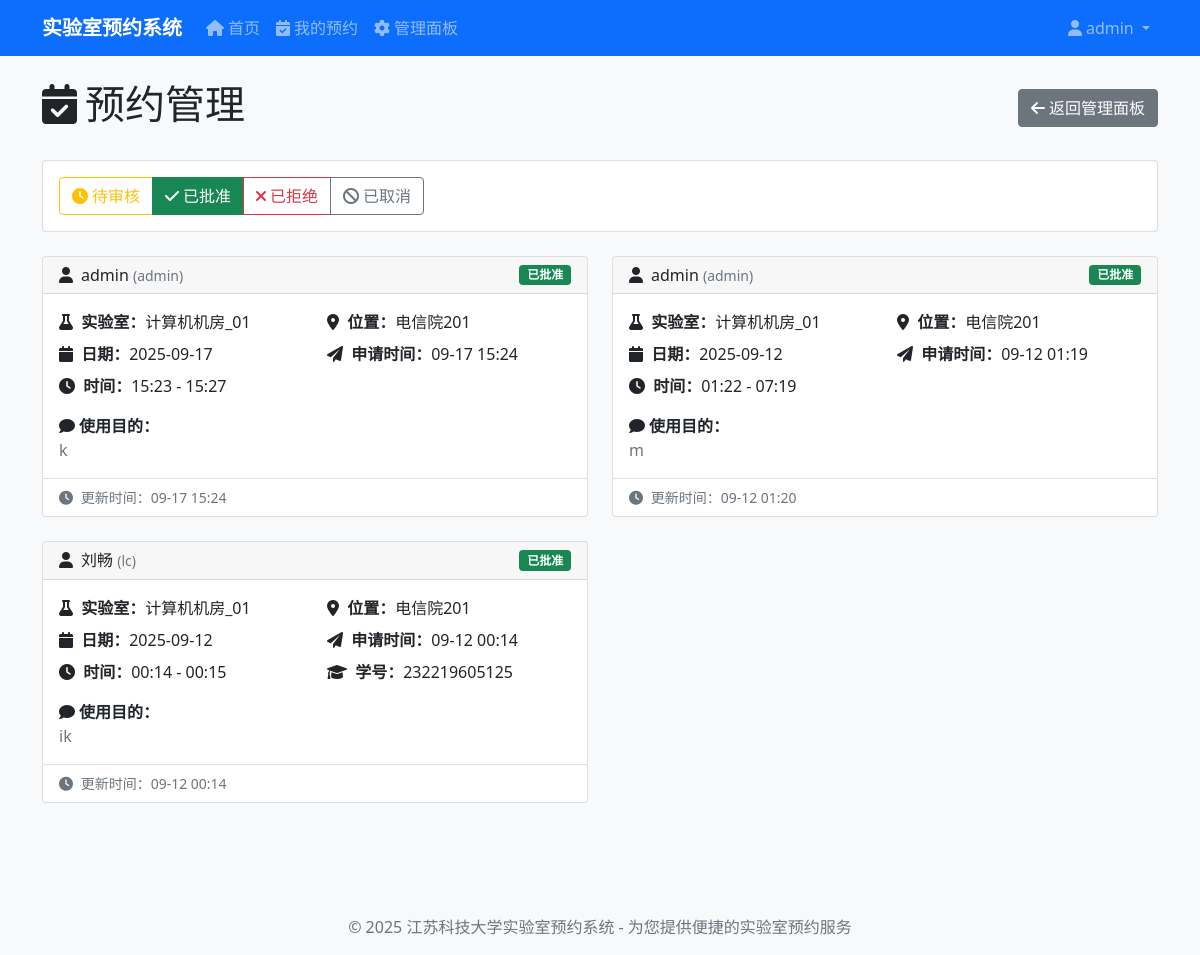
The app's page /admin-panel/reservations/?status=approved (signed in) with its own data.
### reservations/models.py (models this page shows, shortened)
class Reservation(models.Model):
    STATUS_CHOICES = [
        ('pending', '待审核'),
        ('approved', '已批准'),
        ('rejected', '已拒绝'),
        ('cancelled', '已取消'),
        ('completed', '已完成'),
    ]
    user = models.ForeignKey(User, on_delete=models.CASCADE, verbose_name="预约用户")
    laboratory = models.ForeignKey(Laboratory, on_delete=models.CASCADE, verbose_name="实验室")
    date = models.DateField(verbose_name="预约日期")
    start_time = models.TimeField(verbose_name="开始时间")
    end_time = models.TimeField(verbose_name="结束时间")
    purpose = models.TextField(verbose_name="使用目的")
    status = models.CharField(max_length=20, choices=STATUS_CHOICES, default='pending', verbose_name="状态")
    created_at = models.DateTimeField(auto_now_add=True, verbose_name="申请时间")
    updated_at = models.DateTimeField(auto_now=True, verbose_name="更新时间")
    admin_comment = models.TextField(blank=True, verbose_name="管理员备注")
    class Meta:
        verbose_name = "预约记录"
        verbose_name_plural = "预约记录"
        ordering = ['-created_at']

class Laboratory(models.Model):
    CATEGORY_CHOICES = [
        ('physics', '物理'),
        ('chemistry', '化学'),
        ('biology', '生物'),
        ('computer', '计算机'),
        ('engineering', '工程'),
        ('mathematics', '数学'),
        ('electronics', '电子'),
        ('materials', '材料'),
        ('environmental', '环境'),
        ('medical', '医学'),
        ('other', '其他'),
    ]
    name = models.CharField(max_length=100, verbose_name="实验室名称")
    category = models.CharField(max_length=20, choices=CATEGORY_CHOICES, default='other', verbose_name="科目分类")
    location = models.CharField(max_length=200, verbose_name="位置")
    capacity = models.PositiveIntegerField(verbose_name="容量")
    equipment = models.TextField(verbose_name="设备描述", blank=True)
    description = models.TextField(verbose_name="实验室描述", blank=True)
    is_active = models.BooleanField(default=True, verbose_name="是否可用")
    created_at = models.DateTimeField(auto_now_add=True, verbose_name="创建时间")
    class Meta:
        verbose_name = "实验室"
        verbose_name_plural = "实验室"
        ordering = ['category', 'name']

class UserProfile(models.Model):
    user = models.OneToOneField(User, on_delete=models.CASCADE, verbose_name="用户")
    student_id = models.CharField(max_length=20, unique=True, verbose_name="学号")
    phone = models.CharField(max_length=20, verbose_name="电话")
    department = models.CharField(max_length=100, verbose_name="院系")
    class Meta:
        verbose_name = "用户信息"
        verbose_name_plural = "用户信息"

### reservations/views.py (the view)
# urls.py: path('admin-panel/reservations/', views.admin_reservations, name='admin_reservations'),
@user_passes_test(is_admin)
def admin_reservations(request):
    status_filter = request.GET.get('status', 'pending')
    reservations = Reservation.objects.filter(status=status_filter).order_by('-created_at')
    context = {
        'reservations': reservations,
        'status_filter': status_filter,
    }
    return render(request, 'reservations/admin_reservations.html', context)

### reservations/views.py (called while the page is built)
def is_admin(user):
    return user.is_staff or user.is_superuser

### reservations/templates/reservations/admin_reservations.html (shortened to what this page needs)
{% extends 'reservations/base.html' %}
{% block content %}
<div class="row">
    <div class="col-12">
        <div class="d-flex justify-content-between align-items-center mb-4">
            <h1><i class="fas fa-calendar-check me-2"></i>预约管理</h1>
            <a href="{% url 'reservations:admin_panel' %}" class="btn btn-secondary">
                <i class="fas fa-arrow-left me-1"></i>返回管理面板
            </a>
        </div>
        <div class="card mb-4">
            <div class="card-body">
                <div class="btn-group" role="group">
                    <a href="{% url 'reservations:admin_reservations' %}?status=pending"
                       class="btn {% if status_filter == 'pending' %}btn-warning{% else %}btn-outline-warning{% endif %}">
                        <i class="fas fa-clock me-1"></i>待审核
                    </a>
                    <a href="{% url 'reservations:admin_reservations' %}?status=approved"
                       class="btn {% if status_filter == 'approved' %}btn-success{% else %}btn-outline-success{% endif %}">
                        <i class="fas fa-check me-1"></i>已批准
                    </a>
                    <a href="{% url 'reservations:admin_reservations' %}?status=rejected"
                       class="btn {% if status_filter == 'rejected' %}btn-danger{% else %}btn-outline-danger{% endif %}">
                        <i class="fas fa-times me-1"></i>已拒绝
                    </a>
                    <a href="{% url 'reservations:admin_reservations' %}?status=cancelled"
                       class="btn {% if status_filter == 'cancelled' %}btn-secondary{% else %}btn-outline-secondary{% endif %}">
                        <i class="fas fa-ban me-1"></i>已取消
                    </a>
                </div>
            </div>
        </div>
        {% if reservations %}
            <div class="row">
                {% for reservation in reservations %}
                    <div class="col-lg-6 mb-4">
                        <div class="card">
                            <div class="card-header d-flex justify-content-between align-items-center">
                                <h6 class="mb-0">
                                    <i class="fas fa-user me-2"></i>{{ reservation.user.first_name|default:reservation.user.username }}
                                    <small class="text-muted">({{ reservation.user.username }})</small>
                                </h6>
                                <span class="badge
                                    {% if reservation.status == 'pending' %}bg-warning
                                    {% elif reservation.status == 'approved' %}bg-success
                                    {% elif reservation.status == 'rejected' %}bg-danger
                                    {% elif reservation.status == 'cancelled' %}bg-secondary
                                    {% endif %}">
                                    {{ reservation.get_status_display }}
                                </span>
                            </div>
                            <div class="card-body">
                                <div class="row">
                                    <div class="col-6">
                                        <p class="mb-2">
                                            <i class="fas fa-flask me-1"></i>
                                            <strong>实验室：</strong>{{ reservation.laboratory.name }}
                                        </p>
                                        <p class="mb-2">
                                            <i class="fas fa-calendar me-1"></i>
                                            <strong>日期：</strong>{{ reservation.date|date:"Y-m-d" }}
                                        </p>
                                        <p class="mb-2">
                                            <i class="fas fa-clock me-1"></i>
                                            <strong>时间：</strong>{{ reservation.start_time|time:"H:i" }} - {{ reservation.end_time|time:"H:i" }}
                                        </p>
                                    </div>
                                    <div class="col-6">
                                        <p class="mb-2">
                                            <i class="fas fa-map-marker-alt me-1"></i>
                                            <strong>位置：</strong>{{ reservation.laboratory.location }}
                                        </p>
                                        <p class="mb-2">
                                            <i class="fas fa-paper-plane me-1"></i>
                                            <strong>申请时间：</strong>{{ reservation.created_at|date:"m-d H:i" }}
                                        </p>
                                        {% if reservation.user.userprofile %}
                                            <p class="mb-2">
                                                <i class="fas fa-graduation-cap me-1"></i>
                                                <strong>学号：</strong>{{ reservation.user.userprofile.student_id }}
                                            </p>
                                        {% endif %}
                                    </div>
                                </div>
                                {% if reservation.purpose %}
                                    <div class="mt-2">
                                        <strong><i class="fas fa-comment me-1"></i>使用目的：</strong>
                                        <p class="text-muted mb-0">{{ reservation.purpose }}</p>
                                    </div>
                                {% endif %}
                            </div>
                            <div class="card-footer bg-transparent">
                                <div class="d-flex justify-content-between align-items-center">
                                    <small class="text-muted">
                                        <i class="fas fa-clock me-1"></i>
                                        更新时间：{{ reservation.updated_at|date:"m-d H:i" }}
                                    </small>
                                </div>
                            </div>
                        </div>
                    </div>
                {% endfor %}
            </div>
        {% else %}
            <div class="text-center py-5">
                <i class="fas fa-calendar-times fa-3x text-muted mb-3"></i>
                <h3 class="text-muted">暂无{{ status_filter|default:"待审核" }}的预约</h3>
                <p class="text-muted">当前没有需要处理的预约申请</p>
            </div>
        {% endif %}
    </div>
</div>
{% endblock %}

### reservations/templates/reservations/base.html (shortened to what this page needs)
<!DOCTYPE html>
<html lang="zh-CN">
<head>
    <link href="https://cdn.jsdelivr.net/npm/bootstrap@5.1.3/dist/css/bootstrap.min.css" rel="stylesheet">
    <link href="https://cdnjs.cloudflare.com/ajax/libs/font-awesome/6.0.0/css/all.min.css" rel="stylesheet">
</head>
<body>
    <nav class="navbar navbar-expand-lg navbar-dark bg-primary">
        <div class="container">
            <a class="navbar-brand" href="{% url 'reservations:laboratory_list' %}">
                实验室预约系统
            </a>
            <div class="collapse navbar-collapse" id="navbarNav">
                <ul class="navbar-nav me-auto">
                    <li class="nav-item">
                        <a class="nav-link" href="{% url 'reservations:laboratory_list' %}">
                            <i class="fas fa-home me-1"></i>首页
                        </a>
                    </li>
                    {% if user.is_authenticated %}
                        <li class="nav-item">
                            <a class="nav-link" href="{% url 'reservations:my_reservations' %}">
                                <i class="fas fa-calendar-check me-1"></i>我的预约
                            </a>
                        </li>
                        {% if user.is_staff %}
                            <li class="nav-item">
                                <a class="nav-link" href="{% url 'reservations:admin_panel' %}">
                                    <i class="fas fa-cog me-1"></i>管理面板
                                </a>
                            </li>
                        {% endif %}
                    {% endif %}
                </ul>
                <ul class="navbar-nav">
                    {% if user.is_authenticated %}
                        <li class="nav-item dropdown">
                            <a class="nav-link dropdown-toggle" href="#" id="navbarDropdown" role="button" data-bs-toggle="dropdown">
                                <i class="fas fa-user me-1"></i>{{ user.first_name|default:user.username }}
                            </a>
                        </li>
                    {% endif %}
                </ul>
            </div>
        </div>
    </nav>
    <main class="container my-4">
        {% block content %}{% endblock %}
    </main>
    <footer class="bg-light py-3 mt-5">
        <div class="container text-center">
            <p class="mb-0 text-muted">© 2025 江苏科技大学实验室预约系统 - 为您提供便捷的实验室预约服务</p>
        </div>
    </footer>
</body>
</html>

### reservations/templates/reservations/base.html (style rules this page uses)
.navbar-brand { font-weight: bold; }
footer { margin-top: auto; }
body { display: flex; flex-direction: column; min-height: 100vh; background-color: #f8f9fa; }
main { flex: 1; }

### records on screen
Reservation: user.first_name "admin", user.username "admin", status "已批准", laboratory.name "计算机机房_01", date "2025-09-17", start_time "15:23", end_time "15:27", laboratory.location "电信院201", created_at "09-17 15:24", purpose "k", updated_at "09-17 15:24"
Reservation: user.first_name "admin", user.username "admin", status "已批准", laboratory.name "计算机机房_01", date "2025-09-12", start_time "01:22", end_time "07:19", laboratory.location "电信院201", created_at "09-12 01:19", purpose "m", updated_at "09-12 01:20"
Reservation: user.first_name "刘畅", user.username "lc", status "已批准", laboratory.name "计算机机房_01", date "2025-09-12", start_time "00:14", end_time "00:15", laboratory.location "电信院201", created_at "09-12 00:14", user.userprofile.student_id "232219605125", purpose "ik", updated_at "09-12 00:14"

### other values on screen
{{ user.first_name|default:user.username }} "admin"
